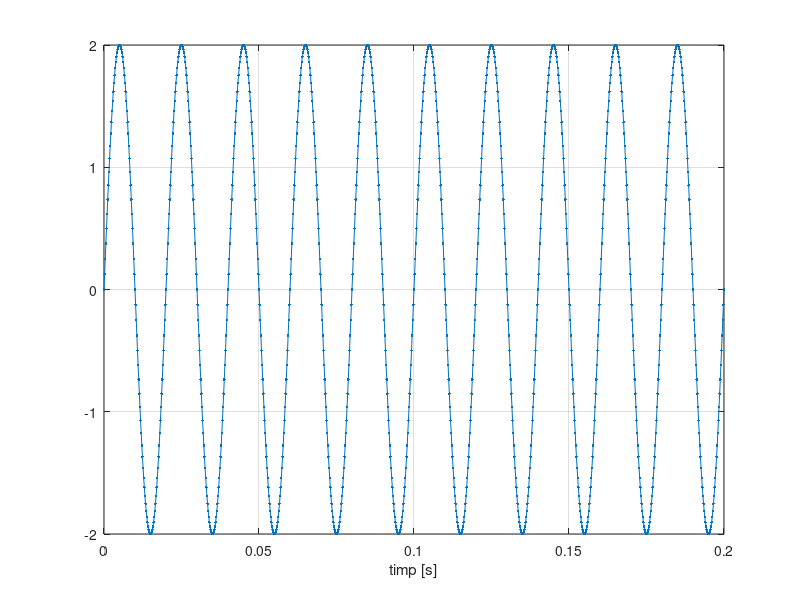

Write MATLAB code to recreate this figure.
A = 50;
t = 0:0.0002:0.2;
X = 2*sin(2*pi*A*t);
    plot(t,X,'.-'),xlabel('timp [s]'),grid

% Aceasta schimbare a pasului face graficul mai precis prin adaugarea mai
% multor puncte experimentale
